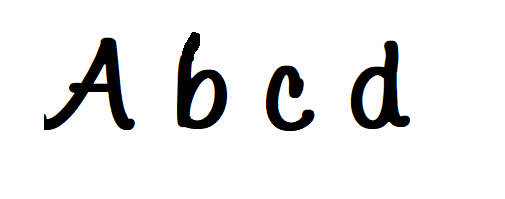
#> input picture emnist/example8.png, 505 x 199 px
$ jupyter execute --allow-errors segment.ipynb   (shell and % lines are left out)
#> lines starting #> are read from the running program, lines starting #| are printed output that depends on the picture; after the words box and inside, x2 and y2 are one past the last pixel; in counts of white or black regions, pixels touching at a corner belong together
# Loading the model

[cell 1]
from keras.models import load_model
from keras.models import model_from_json

json_file = open('model.json', 'r')
#> (reads emnist/model.json from the repository)
loaded_model_json = json_file.read()
json_file.close()
#> (the rest of this cell did not finish here and is left out)

# Word Classification

[cell 2]
import cv2
import numpy as np
from matplotlib import pyplot as plt

characters = ['0','1','2','3','4','5','6','7','8','9','A','B','C','D','E','F','G','H','I','J','K','L','M','N','O','P','Q','R','S','T','U','V','W','X','Y','Z','a','b','c','d','e','f','g','h','i','j','k','l','m','n','o','p','q','r','s','t','u','v','w','x','y','z']


#enter input image here
image = cv2.imread('example8.png')
#> image is the input picture: shape (199, 505, 3); mean B, G, R 233.2, 233.2, 233.2
height, width, depth = image.shape
#> height = 199; width = 505; depth = 3

#resizing the image to find spaces better
image = cv2.resize(image, dsize=(width*5,height*4), interpolation=cv2.INTER_CUBIC)
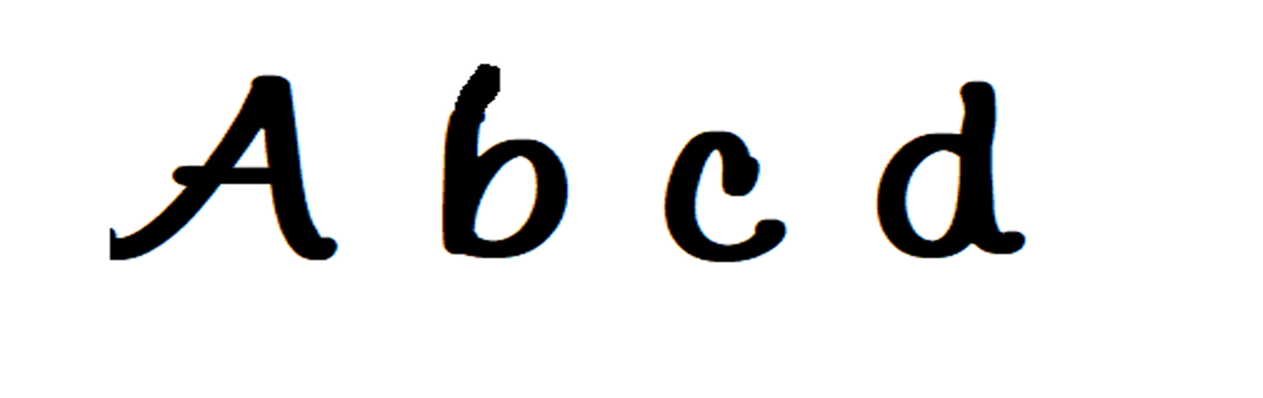
#> image: shape (796, 2525, 3) (shown at 1/2 size); mean B, G, R 233.2, 233.2, 233.2
#grayscale
gray = cv2.cvtColor(image,cv2.COLOR_BGR2GRAY)
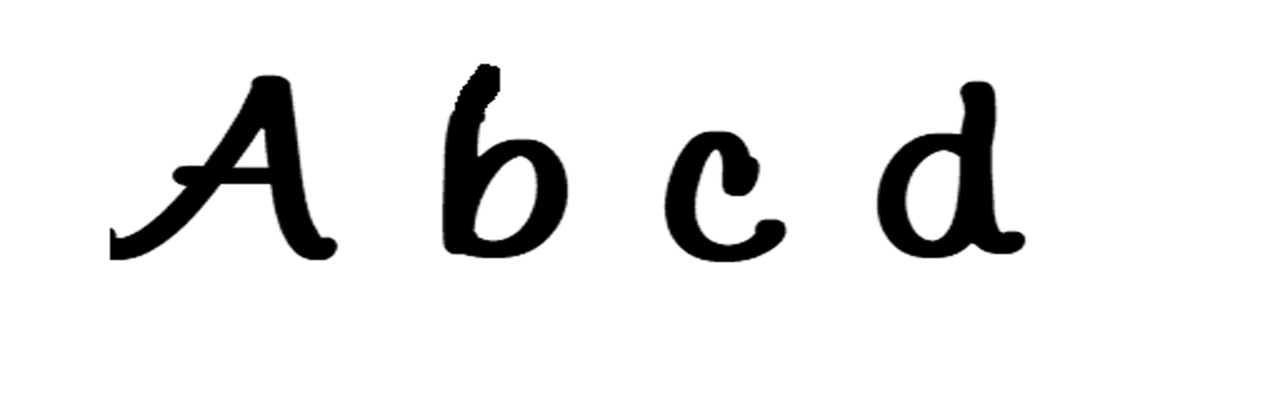
#> gray: shape (796, 2525) (shown at 1/2 size); min 0, max 255, mean 233.2


#binary
ret,thresh = cv2.threshold(gray,127,255,cv2.THRESH_BINARY_INV)
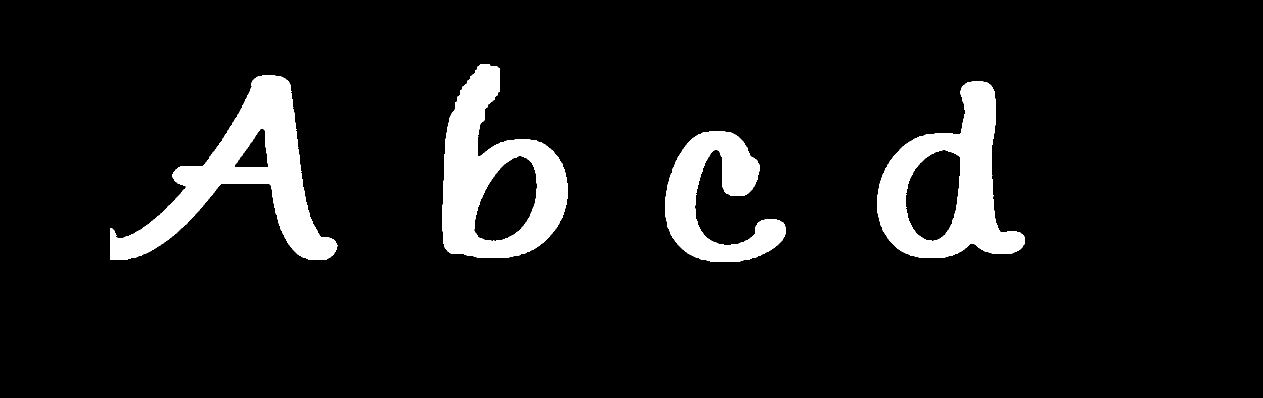
#> thresh: shape (796, 2525) (shown at 1/2 size); 8.6% white; 4 white regions, box (x1, y1, x2, y2) and area: (220, 151, 675, 520) 51281, (885, 128, 1135, 516) 46608, (1755, 163, 2050, 516) 44493, (1330, 263, 1572, 524) 29488


#dilation
kernel = np.ones((5,5), np.uint8)
img_dilation = cv2.dilate(thresh, kernel, iterations=1)
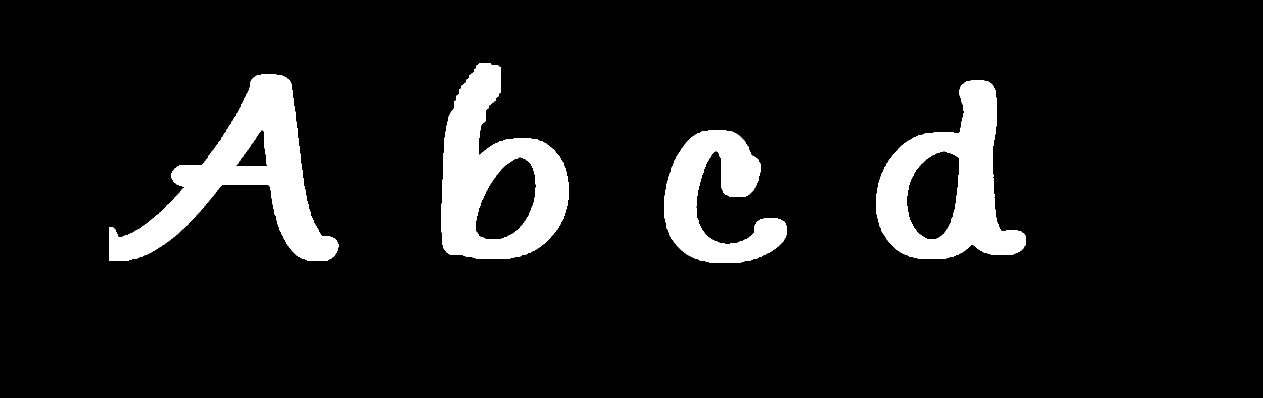
#> img_dilation: shape (796, 2525) (shown at 1/2 size); 9.3% white; 4 white regions


#adding GaussianBlur
gsblur=cv2.GaussianBlur(img_dilation,(5,5),0)


#find contours
ctrs, hier = cv2.findContours(gsblur.copy(), cv2.RETR_EXTERNAL, cv2.CHAIN_APPROX_SIMPLE)
#> ctrs = 4 contours; box (x1, y1, x2, y2) and area: (881, 124, 1139, 520) 66506, (1751, 159, 2054, 520) 64666, (216, 147, 679, 524) 61703, (1326, 259, 1576, 528) 35168

m = list();
#sort contours
sorted_ctrs = sorted(ctrs, key=lambda ctr: cv2.boundingRect(ctr)[0])
#> sorted_ctrs has the same summary as ctrs
pchl = list()
dp = image.copy()
#> (the rest of this cell did not finish here and is left out)
